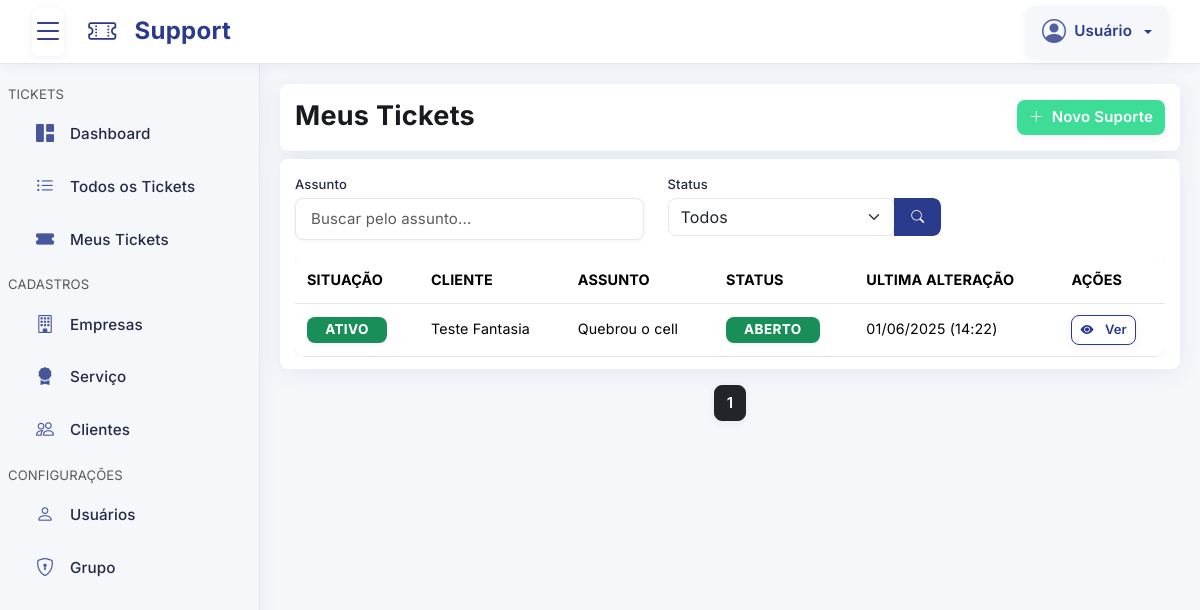
The page /pages/suporte/meus-tickets.php on the database as committed earlier.
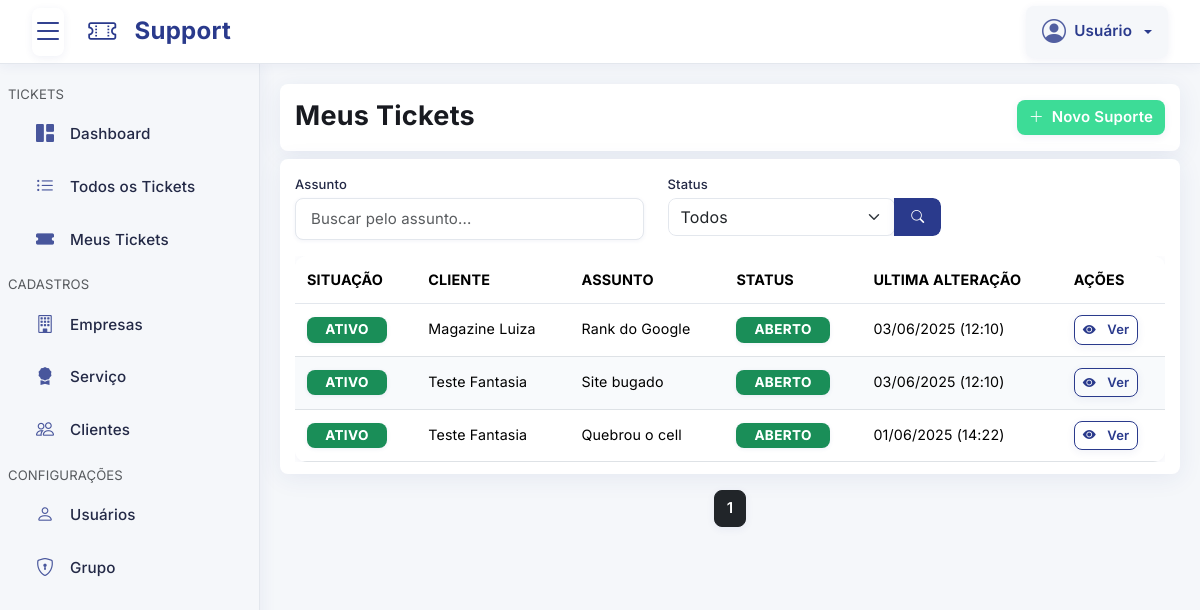
The same page on the database as committed later.
### tables this page shows
CREATE TABLE `suporte` (
  `id` int(11) NOT NULL,
  `empresa_id` int(11) NOT NULL,
  `servico_id` int(11) NOT NULL,
  `cliente_id` int(11) NOT NULL,
  `usuario_id` int(11) DEFAULT NULL COMMENT 'Só é atribuído manualmente ou se interagir com o SUPORTE',
  `assunto` longtext NOT NULL,
  `status` varchar(255) NOT NULL DEFAULT 'ABERTO' COMMENT 'ABERTO, FECHADO, RESPONDIDO, AGUARDANDO_SUPORTE',
  `situacao` tinyint(1) NOT NULL DEFAULT 1 COMMENT '0 = INATIVO ou 1 = ATIVO',
  `cadastrado` timestamp NULL DEFAULT current_timestamp(),
  `alterado` timestamp NULL DEFAULT current_timestamp() ON UPDATE current_timestamp()
);

CREATE TABLE `cliente` (
  `id` int(11) NOT NULL,
  `usuario_id` int(11) NOT NULL,
  `tipo` varchar(255) NOT NULL DEFAULT 'CNPJ' COMMENT 'CNPJ ou CPF',
  `documento` varchar(255) NOT NULL COMMENT 'xx.xxx.xxx/xxxx-xx ou xxx.xxx.xxx-xx',
  `razao_social` varchar(255) DEFAULT NULL,
  `nome_fantasia` varchar(255) NOT NULL,
  `telefone` varchar(20) NOT NULL COMMENT 'Formato: (XX) X XXXX-XXXX',
  `email` varchar(255) DEFAULT NULL,
  `responsavel_nome` varchar(255) NOT NULL,
  `responsavel_email` varchar(255) DEFAULT NULL,
  `responsavel_telefone` varchar(20) NOT NULL COMMENT 'Formato: (XX) X XXXX-XXXX',
  `responsavel_documento` varchar(18) NOT NULL COMMENT 'CPF: XXX.XXX.XXX-XX ou RG',
  `cep` varchar(10) DEFAULT NULL COMMENT 'Formato: XXXXX-XXX',
  `cidade` varchar(255) DEFAULT NULL,
  `estado` varchar(255) DEFAULT NULL,
  `pais` varchar(255) DEFAULT NULL,
  `endereco` varchar(255) DEFAULT NULL,
  `numero` varchar(50) DEFAULT NULL,
  `bairro` varchar(255) DEFAULT NULL,
  `situacao` tinyint(1) NOT NULL DEFAULT 1 COMMENT '0 = INATIVO ou 1 = ATIVO',
  `cadastrado` timestamp NULL DEFAULT current_timestamp(),
  `alterado` timestamp NULL DEFAULT current_timestamp() ON UPDATE current_timestamp()
);

### config/Database.php (called while the page is built, shortened)
<?php
class Database
{
    private $host = "localhost";
    private $dbName = "support_ticket_manager";
    private $username = "root";
    private $password = "";
    private $pdo;
    private function connect()
    {
        $dsn = "mysql:host={$this->host};dbname={$this->dbName};";
        try {
            $this->pdo = new PDO(
                $dsn,
                $this->username,
                $this->password,
                array(PDO::MYSQL_ATTR_INIT_COMMAND => "SET NAMES utf8")
            );
            $this->pdo->setAttribute(PDO::ATTR_ERRMODE, PDO::ERRMODE_EXCEPTION);
            $this->pdo->setAttribute(PDO::ATTR_DEFAULT_FETCH_MODE, PDO::FETCH_ASSOC);
        } catch (PDOException $e) {
            $this->error = $e->getMessage();
            die("Erro ao conectar ao banco de dados: {$this->error}");
        }
    }
    public function getConnection()
    {
        try {
            return $this->pdo;
        } catch (PDOException $e) {
            $this->error = $e->getMessage();
            die("Erro ao conectar ao banco de dados: {$this->error}");
        }
    }
}

### config/Suporte.php (called while the page is built, shortened)
<?php
class Suporte
{
    private $db;
    public function __construct($db)
    {
        $this->db = $db;
    }
    public function index($parametros = array(), $usuario_id = NULL)
    {
        try {
            $suporte_id = isset($parametros["suporte_id"]) ? (int)$parametros["suporte_id"] : null;
            $status     = isset($parametros["status"]) ? $parametros["status"] : null;
            $assunto    = isset($parametros["assunto"]) ? $parametros["assunto"] : null;
            $pagina     = isset($parametros["pagina"]) ? (int)$parametros["pagina"] : 1;
            $limite     = isset($parametros["limite"]) ? (int)$parametros["limite"] : 10;
            $dias       = isset($parametros["dias"]) ? (int)$parametros["dias"] : null;
            $quantidade = isset($parametros["quantidade"]) ? (int)$parametros["quantidade"] : null;
            $where = array();
            $params = array();
            $joins = " LEFT JOIN `empresa` ON `empresa`.`id` = `suporte`.`empresa_id`" .
                " LEFT JOIN `usuario` ON `usuario`.`id` = `suporte`.`usuario_id`" .
                " LEFT JOIN `cliente` ON `cliente`.`id` = `suporte`.`cliente_id`" .
                " LEFT JOIN `servico` ON `servico`.`id` = `suporte`.`servico_id`";
            $query = "SELECT `suporte`.*,
                    `empresa`.`nome` AS empresa_nome,
                    `usuario`.`nome` AS usuario_nome,
                    `cliente`.`nome_fantasia` AS cliente_nome,
                    `servico`.`nome` AS servico_nome
                    FROM `suporte`";
            $queryCount = "SELECT COUNT(`suporte`.`id`) FROM `suporte`";
            $query .= $joins;
            $queryCount .= $joins;
            $query .= " ORDER BY `suporte`.`cadastrado` DESC";
            if ($quantidade) {
                $query .= " LIMIT :quantidade";
            } else {
                $query .= " LIMIT :limite OFFSET :offset";
            }
            $stmt = $this->db->prepare($query);
            $stmtCount = $this->db->prepare($queryCount);
            if ($quantidade) {
                $stmt->bindValue(":quantidade", $quantidade, PDO::PARAM_INT);
            } else {
                $offset = ($pagina - 1) * $limite;
                $stmt->bindValue(":limite", $limite, PDO::PARAM_INT);
                $stmt->bindValue(":offset", $offset, PDO::PARAM_INT);
            }
            $stmt->execute();
            $stmtCount->execute();
            $resultados = $stmt->fetchAll(PDO::FETCH_OBJ);
            $total = (int)$stmtCount->fetchColumn();
            $paginacao = array(
                "pagina" => $pagina,
                "limite" => $limite,
                "total" => $total,
                "total_paginas" => max(1, (int)ceil($total / $limite))
            );
            return array(
                "resultados" => $resultados,
                "paginacao" => $paginacao
            );
        } catch (\Throwable $th) {
            return array(
                "erro" => "Erro ao buscar tickets: " . $th->getMessage(),
                "resultados" => [],
                "paginacao" => array(
                    "pagina" => 1,
                    "limite" => 10,
                    "total" => 0,
                    "total_paginas" => 1
                )
            );
        }
    }
}

### pages/suporte/meus-tickets.php (the view, shortened to what the changed rows need)
<?php include("../template/topo.php"); ?>
<?php
$suporte_id = isset($_GET["suporte_id"]) ? $_GET["suporte_id"] : NULL;
$status = (isset($_GET["status"]) && $_GET["status"] !== "NULL") ? $_GET["status"] : NULL;
$assunto = isset($_GET["assunto"]) ? $_GET["assunto"] : NULL;
$pagina = isset($_GET["pagina"]) ? $_GET["pagina"] : 1;
$indexRegistros = $classSuporte->index([
    "status" => $status,
    "assunto" => $assunto,
    "pagina" => $pagina,
    "limite" => 15
], $_SESSION["usuario_id"]);
$registros = $indexRegistros["resultados"];
$paginacao = $indexRegistros["paginacao"];
?>
<header class="sessao">
    <div class="row">
        <div class="col-xl-6 col-lg-6 col-md-6 col-sm-12 col-12 my-1">
            <h1 class="titulo">Meus Tickets</h1>
        </div>
    </div>
</header>
<div class="sessao">
    <?php if (count($registros) == 0): ?>
        <div class="alert alerta-sem-cadastrar text-center py-4 mb-5" role="alert">
            <div class="mb-3">
                <i class="bi bi-headset fs-1"></i>
            </div>
            <h5 class="fw-bold">Nenhum ticket encontrado</h5>
            <p class="mb-0">Confira se os dados estão corretos ou cadastre uma novo.</p>
        </div>
    <?php else: ?>
        <div class="table-responsive">
            <table class="table table-hover">
                <thead>
                    <tr>
                        <th>Situação</th>
                        <th>Cliente</th>
                        <th>Assunto</th>
                        <th>Status</th>
                        <th>Ultima alteração</th>
                        <th>Ações</th>
                    </tr>
                </thead>
                <tbody>
                    <?php foreach ($registros as $registro): ?>
                        <?php if (is_object($registro)): ?>
                            <tr class="<?php echo ($suporte_id == $registro->id) ? 'table-active' : ''; ?>">
                                <td>
                                    <?php if ($registro->situacao == 1): ?>
                                        <span class="badge text-bg-success">ativo</span>
                                    <?php else: ?>
                                        <span class="badge text-bg-secondary">inativo</span>
                                    <?php endif; ?>
                                </td>
                                <td><?php echo $registro->cliente_nome; ?></td>
                                <td><?php echo $registro->assunto; ?></td>
                                <td>
                                    <?php if ($registro->status == "ABERTO"): ?>
                                        <span class="badge text-bg-success">ABERTO</span>
                                    <?php elseif ($registro->status == "AGUARDANDO_SUPORTE"): ?>
                                        <span class="badge text-bg-warning">AGUARDANDO SUPORTE</span>
                                    <?php elseif ($registro->status == "RESPONDIDO"): ?>
                                        <span class="badge text-bg-info">RESPONDIDO</span>
                                    <?php else: ?>
                                        <span class="badge text-bg-danger">FECHADO</span>
                                    <?php endif; ?>
                                </td>
                                <td><?php echo date("d/m/Y (H:i)", strtotime($registro->alterado)); ?></td>
                                <td>
                                    <a href="detalhes.php?id=<?php echo $registro->id; ?>" class="btn btn-sm btn-editar">
                                        <i class="bi-eye-fill me-2"></i>
                                        Ver
                                    </a>
                                </td>
                            </tr>
                        <?php endif; ?>
                    <?php endforeach; ?>
                </tbody>
            </table>
        </div>
    <?php endif; ?>
</div>
<?php $linkPaginacaoUrlParametros = "&limite=" . $paginacao['limite'] . "&assunto=$assunto&status=$status&suporte_id=$suporte_id"; ?>
<?php
$limite = 2;
$inicio = ((($pagina - $limite) > 1) ? $pagina - $limite : 1);
$fim = ((($pagina + $limite) < $paginacao['total_paginas']) ? $pagina + $limite : $paginacao['total_paginas']);
?>
<nav aria-label="Page navigation">
    <ul class="pagination justify-content-center mt-3">
        <?php for ($i = $inicio; $i <= $fim; $i++) : ?>
            <?php if ($i == $paginacao['pagina']): ?>
                <li class="page-item active">
                    <a class="ms-1 me-1 btn btn-dark"><?php echo $i; ?></a>
                </li>
            <?php else: ?>
                <li class="page-item">
                    <a class="ms-1 me-1 btn btn-outline-dark" href="?pagina=<?php echo $i; ?><?php echo $linkPaginacaoUrlParametros; ?>"><?php echo $i; ?></a>
                </li>
            <?php endif; ?>
        <?php endfor; ?>
    </ul>
</nav>
<?php include("../template/rodape.php"); ?>

Rows that differ between the two databases and show on the page:
added suporte: situacao "ATIVO", cliente.nome_fantasia "Magazine Luiza", assunto "Rank do Google", status "ABERTO", alterado "03/06/2025 (12:10)"
added suporte: situacao "ATIVO", cliente.nome_fantasia "Teste Fantasia", assunto "Site bugado", status "ABERTO", alterado "03/06/2025 (12:10)"
